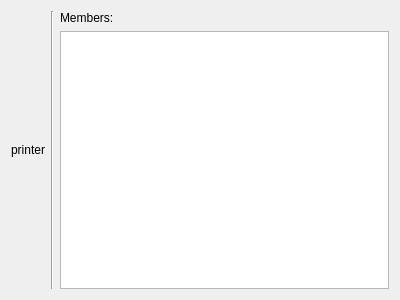
<?xml version="1.0" encoding="UTF-8"?>
<ui version="4.0">
 <class>ChoosePrinters</class>
 <widget class="QWidget" name="ChoosePrinters">
  <property name="geometry">
   <rect>
    <x>0</x>
    <y>0</y>
    <width>400</width>
    <height>300</height>
   </rect>
  </property>
  <property name="sizePolicy">
   <sizepolicy hsizetype="Ignored" vsizetype="Preferred">
    <horstretch>0</horstretch>
    <verstretch>0</verstretch>
   </sizepolicy>
  </property>
  <layout class="QGridLayout" name="gridLayout">
   <item row="0" column="1">
    <layout class="QVBoxLayout" name="verticalLayout">
     <property name="sizeConstraint">
      <enum>QLayout::SetMinimumSize</enum>
     </property>
     <item>
      <spacer name="verticalSpacer_3">
       <property name="orientation">
        <enum>Qt::Vertical</enum>
       </property>
       <property name="sizeHint" stdset="0">
        <size>
         <width>20</width>
         <height>40</height>
        </size>
       </property>
      </spacer>
     </item>
     <item>
      <widget class="QLabel" name="printerL">
       <property name="sizePolicy">
        <sizepolicy hsizetype="Fixed" vsizetype="Preferred">
         <horstretch>0</horstretch>
         <verstretch>0</verstretch>
        </sizepolicy>
       </property>
       <property name="text">
        <string notr="true">printer</string>
       </property>
       <property name="alignment">
        <set>Qt::AlignCenter</set>
       </property>
       <property name="margin">
        <number>7</number>
       </property>
      </widget>
     </item>
     <item>
      <spacer name="verticalSpacer_4">
       <property name="orientation">
        <enum>Qt::Vertical</enum>
       </property>
       <property name="sizeHint" stdset="0">
        <size>
         <width>20</width>
         <height>40</height>
        </size>
       </property>
      </spacer>
     </item>
    </layout>
   </item>
   <item row="0" column="2">
    <widget class="Line" name="line">
     <property name="orientation">
      <enum>Qt::Vertical</enum>
     </property>
    </widget>
   </item>
   <item row="0" column="3">
    <layout class="QVBoxLayout" name="vertLayout">
     <item>
      <widget class="QLabel" name="label">
       <property name="text">
        <string comment="@label:listbox">Members:</string>
       </property>
      </widget>
     </item>
     <item>
      <widget class="ClassListWidget" name="membersLV">
       <property name="editTriggers">
        <set>QAbstractItemView::NoEditTriggers</set>
       </property>
       <property name="alternatingRowColors">
        <bool>true</bool>
       </property>
      </widget>
     </item>
    </layout>
   </item>
  </layout>
 </widget>
 <customwidgets>
  <customwidget>
   <class>ClassListWidget</class>
   <extends>QListView</extends>
   <header>ClassListWidget.h</header>
  </customwidget>
 </customwidgets>
 <resources/>
 <connections/>
</ui>
